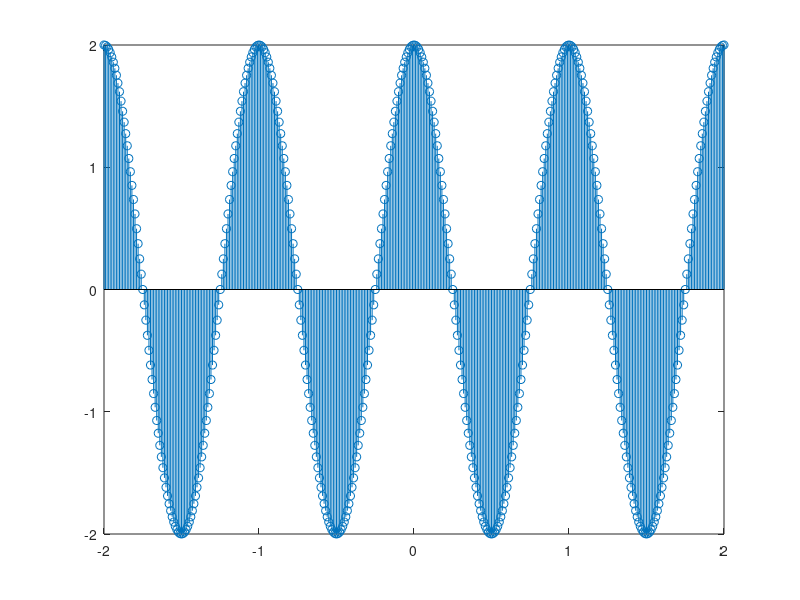
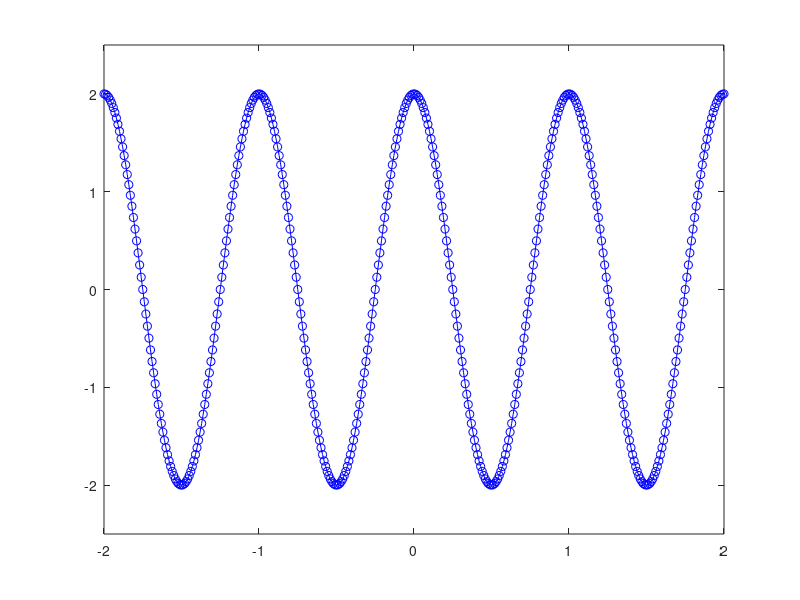

Source code (MATLAB) for these figures, in order:
close all
clear
clc

t = -2:0.01:2;
A = 2;
w = 2*pi*1;

y = A*sin(w*t+pi/2)
figure
plot(t,y,'bo-')
axis([-2 2 -2.5 2.5])

gambar = figure;
stem (t,y)

saveas(gambar,'cobagambar.jpg')